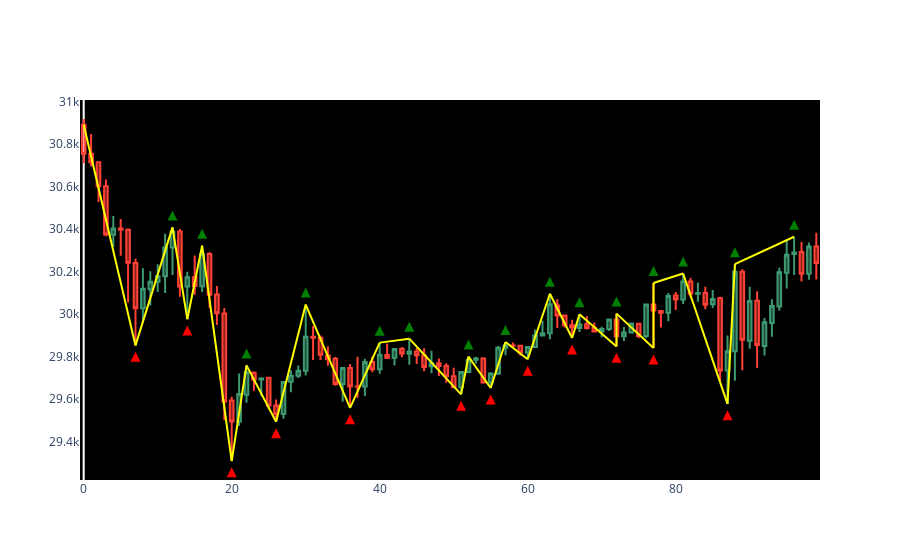

Source (notebook cell):
### Code cell
# https://github.com/David-Woroniuk/Historic_Crypto
#%pip install Historic-Crypto
# from Historic_Crypto import HistoricalData 
# from Historic_Crypto import Cryptocurrencies
# from Historic_Crypto import LiveCryptoData

import plotly.graph_objects as go
import pandas as pd
import numpy as np

# from  datetime import datetime
# from dateutil.relativedelta import relativedelta

# def last_month_date_str():
#     dt = datetime.now() - relativedelta(months=1)
#     return dt.strftime("%Y-%m-%d-%H-%M")

# last_month = last_month_date_str()
# # 60, 300, 900, 3600, 21600, 86400
#
# #create a csv file for testing 
# df = HistoricalData('BTC-USD',900 ,last_month).retrieve_data()
# df.to_csv("BTCUSD.csv")

"""
 The problem of maxima, it all depends on the considered order.  
 
 orderint, optional
 How many points on each side to use for the comparison to consider comparator(n, n+x) to be True.
"""
order=2

key_open = "open"
key_high = "high"
key_low  = "low"
key_close = "close"

key_williams_fractal_up = "williams_fractal_up"
key_williams_fractal_down = "williams fractal down"

df = pd.read_csv("BTCUSD.csv")
df = df[0:100]

def williams_fractal_up(df: pd.DataFrame, key, period: int = order) -> pd.Series:
    periods = [p for p in range(-period, period + 1) if p != 0] # default [-2, -1, 1, 2]
    highs = [df[key] > df[key].shift(p) for p in periods]
    return pd.Series(np.logical_and.reduce(highs), index=df.index)

def williams_fractal_down(df: pd.DataFrame, key, period: int = order) -> pd.Series:
    periods = [p for p in range(-period, period + 1) if p != 0] # default [-2, -1, 1, 2]
    highs = [df[key] < df[key].shift(p) for p in periods]
    return pd.Series(np.logical_and.reduce(highs), index=df.index)

df[key_williams_fractal_up] = williams_fractal_up(df, key_high)
df[key_williams_fractal_down] = williams_fractal_down(df, key_low)

fig = go.Figure(data=[go.Candlestick(
    x=df.index,
    open=df[key_open], 
    high=df[key_high],
    low=df[key_low],  
    close=df[key_close]
)])

def draw_williams_fractals(fig, df):
    for index, row in df.iterrows():
        if row[key_williams_fractal_up]:
            fig.add_annotation(
                x=index,
                y=(df[key_high][index] + 80) ,
                xref="x",
                yref="y",
                ax=index,
                ay= (df[key_high][index] + 30),
                axref='x',
                ayref='y',
                text='',
                showarrow=True,
                arrowhead=2,
                arrowsize=1,
                arrowwidth=2,
                arrowcolor='green'
            )

        if row[key_williams_fractal_down] :
            fig.add_annotation(
                x=index,
                y=(df[key_low][index] - 30) ,
                xref="x",
                yref="y",
                ax=index,
                ay= (df[key_low][index] - 80),
                axref='x',
                ayref='y',
                text='',
                showarrow=True,
                arrowhead=2,
                arrowsize=1,
                arrowwidth=2,
                arrowcolor='red'
            )

from scipy import signal
indexes = signal.argrelextrema(df[key_low].values, np.less, order=order)
df["zigzag_low"] = False
df["zigzag_low"].iloc[indexes] = True

indexes = signal.argrelextrema(df[key_high].values, np.greater, order=order)
df["zigzag_high"] = False
df["zigzag_high"].iloc[indexes] = True

coords = [(0, df.loc[0, key_open])]
for index, row in df.iterrows():
    if row["zigzag_low"]:
        x = index
        y = row[key_low]
        coords.append((x,y,))

    if row["zigzag_high"]:
        x = index
        y = row[key_high]
        coords.append((x,y,))


for i in range(len(coords)):
    try:
        a = coords[i]
        b = coords[i+1]
    except IndexError:
        pass
    fig.add_shape(
        type='line',
        x0=a[0],
        y0=a[1],
        x1=b[0],
        y1=b[1],
        line=dict(color='Yellow',),
        xref='x',
        yref='y'
    )            
            
             
draw_williams_fractals(fig, df)
fig.update_layout(
    xaxis_rangeslider_visible=False, 
    plot_bgcolor='#000000'
)
fig.update_xaxes(showgrid=False)
fig.update_yaxes(showgrid=False)
fig.show()

### Figure 1 — Plotly figure (JSON) as saved in the notebook; plotly's stock layout.template omitted (floating-point values rounded to 4 significant figures)
{"data": [{"close": [30760.0, 30720.0, 30600.0, 30380.0, 30400.0, 30400.0, 30240.0, 30030.0, 30120.0, 30150.0, 30180.0, 30310.0, 30390.0, 30130.0, 30170.0, 30130.0, 30280.0, 30090.0, 30000.0, 29590.0, 29490.0, 29620.0, 29720.0, 29690.0, 29700.0, 29570, 29530.0, 29680.0, 29710.0, 29730.0, 29890.0, 29890.0, 29810.0, 29790.0, 29670.0, 29750.0, 29660.0, 29660.0, 29770.0, 29740.0, 29810.0, 29790.0, 29840.0, 29810.0, 29820.0, 29810.0, 29750.0, 29770.0, 29760.0, 29710.0, 29660.0, 29730.0, 29790.0, 29790.0, 29680.0, 29720.0, 29840.0, 29850.0, 29850.0, 29820.0, 29840.0, 29900.0, 29910.0, 30050.0, 29990.0, 29950.0, 29940.0, 29950.0, 29930.0, 29920.0, 29930.0, 29970.0, 29900.0, 29910.0, 29960.0, 29900.0, 30050.0, 30020.0, 30010.0, 30090.0, 30070.0, 30150.0, 30100.0, 30100.0, 30040.0, 30070.0, 29730.0, 29820.0, 30199, 29880.0, 30060.0, 29854, 29960.0, 30040.0, 30200.0, 30280.0, 30290.0, 30190.0, 30320.0, 30240.0], "high": [30920.0, 30850.0, 30720.0, 30630.0, 30462, 30450.0, 30400.0, 30260.0, 30220.0, 30200.0, 30240.0, 30380.0, 30410.0, 30400.0, 30200.0, 30280.0, 30320.0, 30290.0, 30130.0, 30030.0, 29610.0, 29720, 29760.0, 29730, 29700.0, 29700.0, 29600.0, 29680.0, 29740.0, 29760.0, 30040.0, 29940.0, 29900.0, 29850.0, 29800.0, 29750.0, 29760.0, 29800.0, 29790.0, 29800, 29870.0, 29860.0, 29840.0, 29840.0, 29880.0, 29840.0, 29840.0, 29830.0, 29790.0, 29770.0, 29750.0, 29730.0, 29800, 29800.0, 29800.0, 29730.0, 29850, 29870.0, 29870.0, 29852, 29840.0, 29930.0, 29970.0, 30100.0, 30070.0, 29990.0, 29970.0, 29999, 29990.0, 29960.0, 29940.0, 29980.0, 30000.0, 29940.0, 29960.0, 29960.0, 30050.0, 30150.0, 30020.0, 30100.0, 30100.0, 30191, 30170.0, 30150.0, 30130.0, 30114, 30080.0, 29900.0, 30240.0, 30210.0, 30130.0, 30110.0, 29980.0, 30070.0, 30220.0, 30350.0, 30360.0, 30340, 30340.0, 30380.0], "low": [30710.0, 30695, 30528, 30370.0, 30320.0, 30275, 30055, 29850.0, 29960.0, 30040.0, 30100.0, 30100.0, 30180.0, 30080.0, 29980.0, 30090.0, 30100.0, 30030.0, 29950.0, 29500, 29310.0, 29470.0, 29580.0, 29640.0, 29610.0, 29550.0, 29490.0, 29510.0, 29630.0, 29700.0, 29710.0, 29780.0, 29780.0, 29760.0, 29660.0, 29590.0, 29560.0, 29610.0, 29610.0, 29730.0, 29720.0, 29790.0, 29760.0, 29800.0, 29760.0, 29760.0, 29730.0, 29720.0, 29710.0, 29680.0, 29650.0, 29622, 29730.0, 29770.0, 29680.0, 29650.0, 29720.0, 29810.0, 29850.0, 29800.0, 29790.0, 29840.0, 29900.0, 29880.0, 29930.0, 29940.0, 29890.0, 29916, 29930.0, 29920.0, 29890.0, 29920.0, 29850.0, 29870.0, 29910.0, 29890.0, 29890.0, 29840.0, 29940.0, 29970.0, 30020.0, 30048, 30080.0, 30060.0, 30020.0, 30030.0, 29690.0, 29577, 29690.0, 29740.0, 29840.0, 29750.0, 29810.0, 29890.0, 30020.0, 30120.0, 30180.0, 30150.0, 30160.0, 30160.0], "open": [30890.0, 30760.0, 30720.0, 30600.0, 30370.0, 30400.0, 30400.0, 30240.0, 30030.0, 30120.0, 30150.0, 30180.0, 30310.0, 30390.0, 30130.0, 30170.0, 30130.0, 30280.0, 30090.0, 30000.0, 29590.0, 29490.0, 29620.0, 29720.0, 29690.0, 29700.0, 29570, 29530.0, 29680.0, 29710.0, 29730.0, 29890.0, 29890.0, 29800.0, 29790.0, 29670.0, 29750.0, 29660.0, 29660.0, 29770.0, 29740.0, 29810.0, 29790.0, 29840.0, 29810.0, 29820.0, 29810.0, 29754, 29770.0, 29760.0, 29710.0, 29660.0, 29730.0, 29790.0, 29790.0, 29680.0, 29720.0, 29840.0, 29850.0, 29850.0, 29820.0, 29840.0, 29900.0, 29910.0, 30040.0, 29990.0, 29950.0, 29940.0, 29950.0, 29930.0, 29920.0, 29930.0, 29970.0, 29900.0, 29910.0, 29950.0, 29900.0, 30050.0, 30010.0, 30010.0, 30090.0, 30070.0, 30150.0, 30100.0, 30100.0, 30050.0, 30070.0, 29730.0, 29820.0, 30199, 29870.0, 30060.0, 29850.0, 29960.0, 30040.0, 30190.0, 30280.0, 30290.0, 30190.0, 30320.0], "type": "candlestick", "x": [0, 1, 2, 3, 4, 5, 6, 7, 8, 9, 10, 11, 12, 13, 14, 15, 16, 17, 18, 19, 20, 21, 22, 23, 24, 25, 26, 27, 28, 29, 30, 31, 32, 33, 34, 35, 36, 37, 38, 39, 40, 41, 42, 43, 44, 45, 46, 47, 48, 49, 50, 51, 52, 53, 54, 55, 56, 57, 58, 59, 60, 61, 62, 63, 64, 65, 66, 67, 68, 69, 70, 71, 72, 73, 74, 75, 76, 77, 78, 79, 80, 81, 82, 83, 84, 85, 86, 87, 88, 89, 90, 91, 92, 93, 94, 95, 96, 97, 98, 99]}], "layout": {"annotations": [{"arrowcolor": "red", "arrowhead": 2, "arrowsize": 1, "arrowwidth": 2, "ax": 7, "axref": "x", "ay": 29770.0, "ayref": "y", "showarrow": true, "text": "", "x": 7, "xref": "x", "y": 29820.0, "yref": "y"}, {"arrowcolor": "green", "arrowhead": 2, "arrowsize": 1, "arrowwidth": 2, "ax": 12, "axref": "x", "ay": 30440.0, "ayref": "y", "showarrow": true, "text": "", "x": 12, "xref": "x", "y": 30490.0, "yref": "y"}, {"arrowcolor": "red", "arrowhead": 2, "arrowsize": 1, "arrowwidth": 2, "ax": 14, "axref": "x", "ay": 29900.0, "ayref": "y", "showarrow": true, "text": "", "x": 14, "xref": "x", "y": 29950.0, "yref": "y"}, {"arrowcolor": "green", "arrowhead": 2, "arrowsize": 1, "arrowwidth": 2, "ax": 16, "axref": "x", "ay": 30350.0, "ayref": "y", "showarrow": true, "text": "", "x": 16, "xref": "x", "y": 30400.0, "yref": "y"}, {"arrowcolor": "red", "arrowhead": 2, "arrowsize": 1, "arrowwidth": 2, "ax": 20, "axref": "x", "ay": 29230.0, "ayref": "y", "showarrow": true, "text": "", "x": 20, "xref": "x", "y": 29280.0, "yref": "y"}, {"arrowcolor": "green", "arrowhead": 2, "arrowsize": 1, "arrowwidth": 2, "ax": 22, "axref": "x", "ay": 29790.0, "ayref": "y", "showarrow": true, "text": "", "x": 22, "xref": "x", "y": 29840.0, "yref": "y"}, {"arrowcolor": "red", "arrowhead": 2, "arrowsize": 1, "arrowwidth": 2, "ax": 26, "axref": "x", "ay": 29410.0, "ayref": "y", "showarrow": true, "text": "", "x": 26, "xref": "x", "y": 29460.0, "yref": "y"}, {"arrowcolor": "green", "arrowhead": 2, "arrowsize": 1, "arrowwidth": 2, "ax": 30, "axref": "x", "ay": 30070.0, "ayref": "y", "showarrow": true, "text": "", "x": 30, "xref": "x", "y": 30120.0, "yref": "y"}, {"arrowcolor": "red", "arrowhead": 2, "arrowsize": 1, "arrowwidth": 2, "ax": 36, "axref": "x", "ay": 29480.0, "ayref": "y", "showarrow": true, "text": "", "x": 36, "xref": "x", "y": 29530.0, "yref": "y"}, {"arrowcolor": "green", "arrowhead": 2, "arrowsize": 1, "arrowwidth": 2, "ax": 40, "axref": "x", "ay": 29900.0, "ayref": "y", "showarrow": true, "text": "", "x": 40, "xref": "x", "y": 29950.0, "yref": "y"}, {"arrowcolor": "green", "arrowhead": 2, "arrowsize": 1, "arrowwidth": 2, "ax": 44, "axref": "x", "ay": 29910.0, "ayref": "y", "showarrow": true, "text": "", "x": 44, "xref": "x", "y": 29960.0, "yref": "y"}, {"arrowcolor": "red", "arrowhead": 2, "arrowsize": 1, "arrowwidth": 2, "ax": 51, "axref": "x", "ay": 29542, "ayref": "y", "showarrow": true, "text": "", "x": 51, "xref": "x", "y": 29592, "yref": "y"}, {"arrowcolor": "green", "arrowhead": 2, "arrowsize": 1, "arrowwidth": 2, "ax": 52, "axref": "x", "ay": 29830, "ayref": "y", "showarrow": true, "text": "", "x": 52, "xref": "x", "y": 29880, "yref": "y"}, {"arrowcolor": "red", "arrowhead": 2, "arrowsize": 1, "arrowwidth": 2, "ax": 55, "axref": "x", "ay": 29570.0, "ayref": "y", "showarrow": true, "text": "", "x": 55, "xref": "x", "y": 29620.0, "yref": "y"}, {"arrowcolor": "green", "arrowhead": 2, "arrowsize": 1, "arrowwidth": 2, "ax": 57, "axref": "x", "ay": 29900.0, "ayref": "y", "showarrow": true, "text": "", "x": 57, "xref": "x", "y": 29950.0, "yref": "y"}, {"arrowcolor": "red", "arrowhead": 2, "arrowsize": 1, "arrowwidth": 2, "ax": 60, "axref": "x", "ay": 29710.0, "ayref": "y", "showarrow": true, "text": "", "x": 60, "xref": "x", "y": 29760.0, "yref": "y"}, {"arrowcolor": "green", "arrowhead": 2, "arrowsize": 1, "arrowwidth": 2, "ax": 63, "axref": "x", "ay": 30130.0, "ayref": "y", "showarrow": true, "text": "", "x": 63, "xref": "x", "y": 30180.0, "yref": "y"}, {"arrowcolor": "red", "arrowhead": 2, "arrowsize": 1, "arrowwidth": 2, "ax": 66, "axref": "x", "ay": 29810.0, "ayref": "y", "showarrow": true, "text": "", "x": 66, "xref": "x", "y": 29860.0, "yref": "y"}, {"arrowcolor": "green", "arrowhead": 2, "arrowsize": 1, "arrowwidth": 2, "ax": 67, "axref": "x", "ay": 30029, "ayref": "y", "showarrow": true, "text": "", "x": 67, "xref": "x", "y": 30079, "yref": "y"}, {"arrowcolor": "green", "arrowhead": 2, "arrowsize": 1, "arrowwidth": 2, "ax": 72, "axref": "x", "ay": 30030.0, "ayref": "y", "showarrow": true, "text": "", "x": 72, "xref": "x", "y": 30080.0, "yref": "y"}, {"arrowcolor": "red", "arrowhead": 2, "arrowsize": 1, "arrowwidth": 2, "ax": 72, "axref": "x", "ay": 29770.0, "ayref": "y", "showarrow": true, "text": "", "x": 72, "xref": "x", "y": 29820.0, "yref": "y"}, {"arrowcolor": "green", "arrowhead": 2, "arrowsize": 1, "arrowwidth": 2, "ax": 77, "axref": "x", "ay": 30180.0, "ayref": "y", "showarrow": true, "text": "", "x": 77, "xref": "x", "y": 30230.0, "yref": "y"}, {"arrowcolor": "red", "arrowhead": 2, "arrowsize": 1, "arrowwidth": 2, "ax": 77, "axref": "x", "ay": 29760.0, "ayref": "y", "showarrow": true, "text": "", "x": 77, "xref": "x", "y": 29810.0, "yref": "y"}, {"arrowcolor": "green", "arrowhead": 2, "arrowsize": 1, "arrowwidth": 2, "ax": 81, "axref": "x", "ay": 30221, "ayref": "y", "showarrow": true, "text": "", "x": 81, "xref": "x", "y": 30271, "yref": "y"}, {"arrowcolor": "red", "arrowhead": 2, "arrowsize": 1, "arrowwidth": 2, "ax": 87, "axref": "x", "ay": 29497, "ayref": "y", "showarrow": true, "text": "", "x": 87, "xref": "x", "y": 29547, "yref": "y"}, {"arrowcolor": "green", "arrowhead": 2, "arrowsize": 1, "arrowwidth": 2, "ax": 88, "axref": "x", "ay": 30270.0, "ayref": "y", "showarrow": true, "text": "", "x": 88, "xref": "x", "y": 30320.0, "yref": "y"}, {"arrowcolor": "green", "arrowhead": 2, "arrowsize": 1, "arrowwidth": 2, "ax": 96, "axref": "x", "ay": 30390.0, "ayref": "y", "showarrow": true, "text": "", "x": 96, "xref": "x", "y": 30440.0, "yref": "y"}], "plot_bgcolor": "#000000", "shapes": [{"line": {"color": "Yellow"}, "type": "line", "x0": 0, "x1": 7, "xref": "x", "y0": 30890.0, "y1": 29850.0, "yref": "y"}, {"line": {"color": "Yellow"}, "type": "line", "x0": 7, "x1": 12, "xref": "x", "y0": 29850.0, "y1": 30410.0, "yref": "y"}, {"line": {"color": "Yellow"}, "type": "line", "x0": 12, "x1": 14, "xref": "x", "y0": 30410.0, "y1": 29980.0, "yref": "y"}, {"line": {"color": "Yellow"}, "type": "line", "x0": 14, "x1": 16, "xref": "x", "y0": 29980.0, "y1": 30320.0, "yref": "y"}, {"line": {"color": "Yellow"}, "type": "line", "x0": 16, "x1": 20, "xref": "x", "y0": 30320.0, "y1": 29310.0, "yref": "y"}, {"line": {"color": "Yellow"}, "type": "line", "x0": 20, "x1": 22, "xref": "x", "y0": 29310.0, "y1": 29760.0, "yref": "y"}, {"line": {"color": "Yellow"}, "type": "line", "x0": 22, "x1": 26, "xref": "x", "y0": 29760.0, "y1": 29490.0, "yref": "y"}, {"line": {"color": "Yellow"}, "type": "line", "x0": 26, "x1": 30, "xref": "x", "y0": 29490.0, "y1": 30040.0, "yref": "y"}, {"line": {"color": "Yellow"}, "type": "line", "x0": 30, "x1": 36, "xref": "x", "y0": 30040.0, "y1": 29560.0, "yref": "y"}, {"line": {"color": "Yellow"}, "type": "line", "x0": 36, "x1": 40, "xref": "x", "y0": 29560.0, "y1": 29870.0, "yref": "y"}, {"line": {"color": "Yellow"}, "type": "line", "x0": 40, "x1": 44, "xref": "x", "y0": 29870.0, "y1": 29880.0, "yref": "y"}, {"line": {"color": "Yellow"}, "type": "line", "x0": 44, "x1": 51, "xref": "x", "y0": 29880.0, "y1": 29622, "yref": "y"}, {"line": {"color": "Yellow"}, "type": "line", "x0": 51, "x1": 52, "xref": "x", "y0": 29622, "y1": 29800, "yref": "y"}, {"line": {"color": "Yellow"}, "type": "line", "x0": 52, "x1": 55, "xref": "x", "y0": 29800, "y1": 29650.0, "yref": "y"}, {"line": {"color": "Yellow"}, "type": "line", "x0": 55, "x1": 57, "xref": "x", "y0": 29650.0, "y1": 29870.0, "yref": "y"}, {"line": {"color": "Yellow"}, "type": "line", "x0": 57, "x1": 60, "xref": "x", "y0": 29870.0, "y1": 29790.0, "yref": "y"}, {"line": {"color": "Yellow"}, "type": "line", "x0": 60, "x1": 63, "xref": "x", "y0": 29790.0, "y1": 30100.0, "yref": "y"}, {"line": {"color": "Yellow"}, "type": "line", "x0": 63, "x1": 66, "xref": "x", "y0": 30100.0, "y1": 29890.0, "yref": "y"}, {"line": {"color": "Yellow"}, "type": "line", "x0": 66, "x1": 67, "xref": "x", "y0": 29890.0, "y1": 29999, "yref": "y"}, {"line": {"color": "Yellow"}, "type": "line", "x0": 67, "x1": 72, "xref": "x", "y0": 29999, "y1": 29850.0, "yref": "y"}, {"line": {"color": "Yellow"}, "type": "line", "x0": 72, "x1": 72, "xref": "x", "y0": 29850.0, "y1": 30000.0, "yref": "y"}, {"line": {"color": "Yellow"}, "type": "line", "x0": 72, "x1": 77, "xref": "x", "y0": 30000.0, "y1": 29840.0, "yref": "y"}, {"line": {"color": "Yellow"}, "type": "line", "x0": 77, "x1": 77, "xref": "x", "y0": 29840.0, "y1": 30150.0, "yref": "y"}, {"line": {"color": "Yellow"}, "type": "line", "x0": 77, "x1": 81, "xref": "x", "y0": 30150.0, "y1": 30191, "yref": "y"}, {"line": {"color": "Yellow"}, "type": "line", "x0": 81, "x1": 87, "xref": "x", "y0": 30191, "y1": 29577, "yref": "y"}, {"line": {"color": "Yellow"}, "type": "line", "x0": 87, "x1": 88, "xref": "x", "y0": 29577, "y1": 30240.0, "yref": "y"}, {"line": {"color": "Yellow"}, "type": "line", "x0": 88, "x1": 96, "xref": "x", "y0": 30240.0, "y1": 30360.0, "yref": "y"}, {"line": {"color": "Yellow"}, "type": "line", "x0": 96, "x1": 96, "xref": "x", "y0": 30360.0, "y1": 30360.0, "yref": "y"}], "xaxis": {"rangeslider": {"visible": false}, "showgrid": false}, "yaxis": {"showgrid": false}}}
